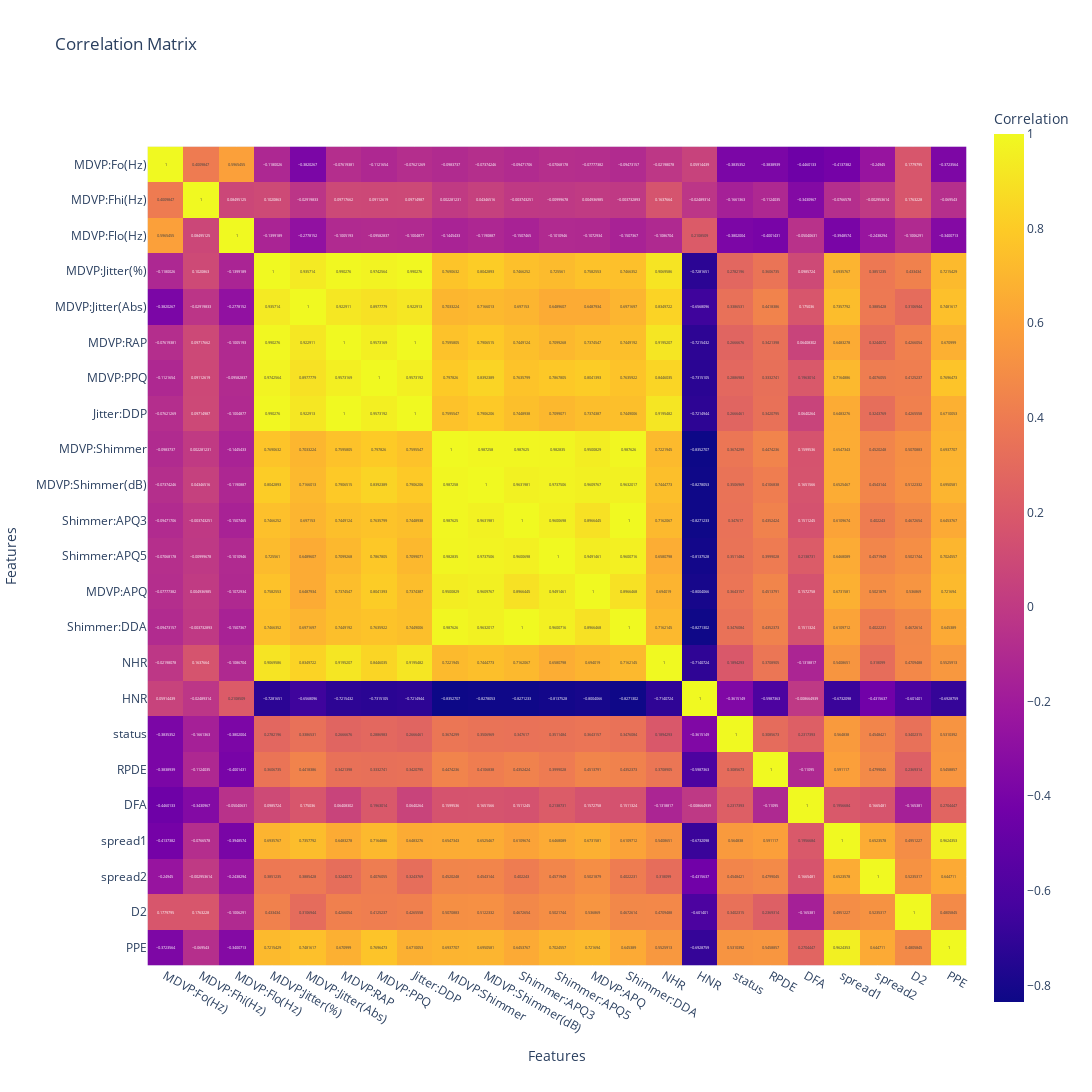

Notebook code cell kept with this figure:
### Code cell
# Correlation matrix before balancing the data.
df_corr = df.corr()
fig = px.imshow(df_corr, x=df_corr.columns, y=df_corr.columns, title='Correlation Matrix',
                labels=dict(x="Features", y="Features", color="Correlation"), height=1500, width=1500, text_auto=True)
fig.update_yaxes(automargin=True)
fig.show()

### Figure 1 — Plotly figure (JSON) as saved in the notebook; plotly's stock layout.template omitted (floating-point values rounded to 4 significant figures; data arrays with more than 128 entries replaced by an {"elided": "..."} marker saying what was removed)
{"data": [{"coloraxis": "coloraxis", "hovertemplate": "Features: %{x}<br>Features: %{y}<br>Correlation: %{z}<extra></extra>", "name": "0", "texttemplate": "%{z}", "type": "heatmap", "x": ["MDVP:Fo(Hz)", "MDVP:Fhi(Hz)", "MDVP:Flo(Hz)", "MDVP:Jitter(%)", "MDVP:Jitter(Abs)", "MDVP:RAP", "MDVP:PPQ", "Jitter:DDP", "MDVP:Shimmer", "MDVP:Shimmer(dB)", "Shimmer:APQ3", "Shimmer:APQ5", "MDVP:APQ", "Shimmer:DDA", "NHR", "HNR", "status", "RPDE", "DFA", "spread1", "spread2", "D2", "PPE"], "xaxis": "x", "y": ["MDVP:Fo(Hz)", "MDVP:Fhi(Hz)", "MDVP:Flo(Hz)", "MDVP:Jitter(%)", "MDVP:Jitter(Abs)", "MDVP:RAP", "MDVP:PPQ", "Jitter:DDP", "MDVP:Shimmer", "MDVP:Shimmer(dB)", "Shimmer:APQ3", "Shimmer:APQ5", "MDVP:APQ", "Shimmer:DDA", "NHR", "HNR", "status", "RPDE", "DFA", "spread1", "spread2", "D2", "PPE"], "yaxis": "y", "z": {"elided": "23x23 float values"}}], "layout": {"coloraxis": {"colorbar": {"title": {"text": "Correlation"}}, "colorscale": [[0, "#0d0887"], [0.1111, "#46039f"], [0.2222, "#7201a8"], [0.3333, "#9c179e"], [0.4444, "#bd3786"], [0.5556, "#d8576b"], [0.6667, "#ed7953"], [0.7778, "#fb9f3a"], [0.8889, "#fdca26"], [1, "#f0f921"]]}, "height": 1500, "title": {"text": "Correlation Matrix"}, "width": 1500, "xaxis": {"anchor": "y", "constrain": "domain", "domain": [0, 1], "scaleanchor": "y", "title": {"text": "Features"}}, "yaxis": {"anchor": "x", "automargin": true, "autorange": "reversed", "constrain": "domain", "domain": [0, 1], "title": {"text": "Features"}}}}
